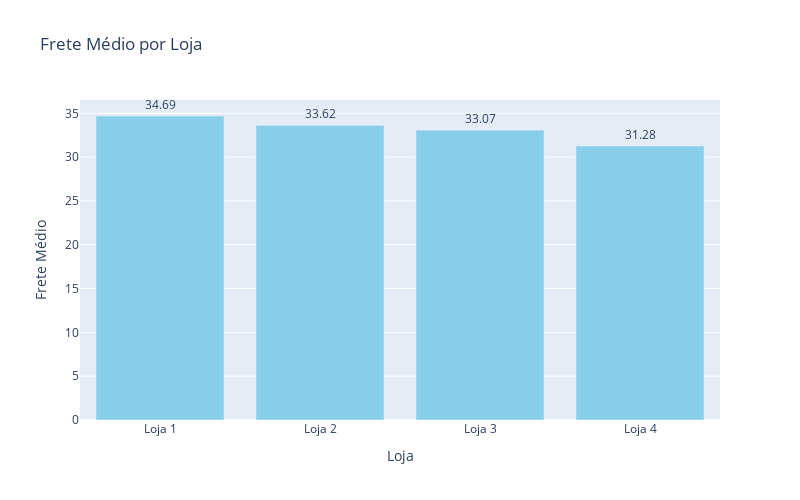

Write notebook code for a chart like this one.
### Markdown cell above
# 5. Frete Médio por Loja

### Code cell
## 5. Frete Médio por Loja

frete_medio_por_loja = todas_Lojas.groupby('Loja')['Frete'].mean().reset_index()
print("Frete Médio por Loja:")
print(frete_medio_por_loja.round(2)) # Arredondamos para 2 casas decimais

Grafico_Barra = px.bar(frete_medio_por_loja, x='Loja', y='Frete', title='Frete Médio por Loja')
Grafico_Barra.update_layout(xaxis_title='Loja', yaxis_title='Frete Médio')
Grafico_Barra.update_traces(marker_color='skyblue')
Grafico_Barra.update_traces(texttemplate='%{y:.2f}', textposition='outside')
Grafico_Barra.update_layout(height=500, width=800)
Grafico_Barra.show() # Adicionamos .show() para garantir que o gráfico seja exibido

### Figure 1 — Plotly figure (JSON) as saved in the notebook; plotly's stock layout.template omitted (floating-point values rounded to 4 significant figures)
{"data": [{"alignmentgroup": "True", "hovertemplate": "Loja=%{x}<br>Frete=%{y}<extra></extra>", "legendgroup": "", "marker": {"color": "skyblue", "pattern": {"shape": ""}}, "name": "", "offsetgroup": "", "orientation": "v", "showlegend": false, "textposition": "outside", "texttemplate": "%{y:.2f}", "type": "bar", "x": ["Loja 1", "Loja 2", "Loja 3", "Loja 4"], "xaxis": "x", "y": [34.69, 33.62, 33.07, 31.28], "yaxis": "y"}], "layout": {"barmode": "relative", "height": 500, "legend": {"tracegroupgap": 0}, "title": {"text": "Frete Médio por Loja"}, "width": 800, "xaxis": {"anchor": "y", "domain": [0, 1], "title": {"text": "Loja"}}, "yaxis": {"anchor": "x", "domain": [0, 1], "title": {"text": "Frete Médio"}}}}
